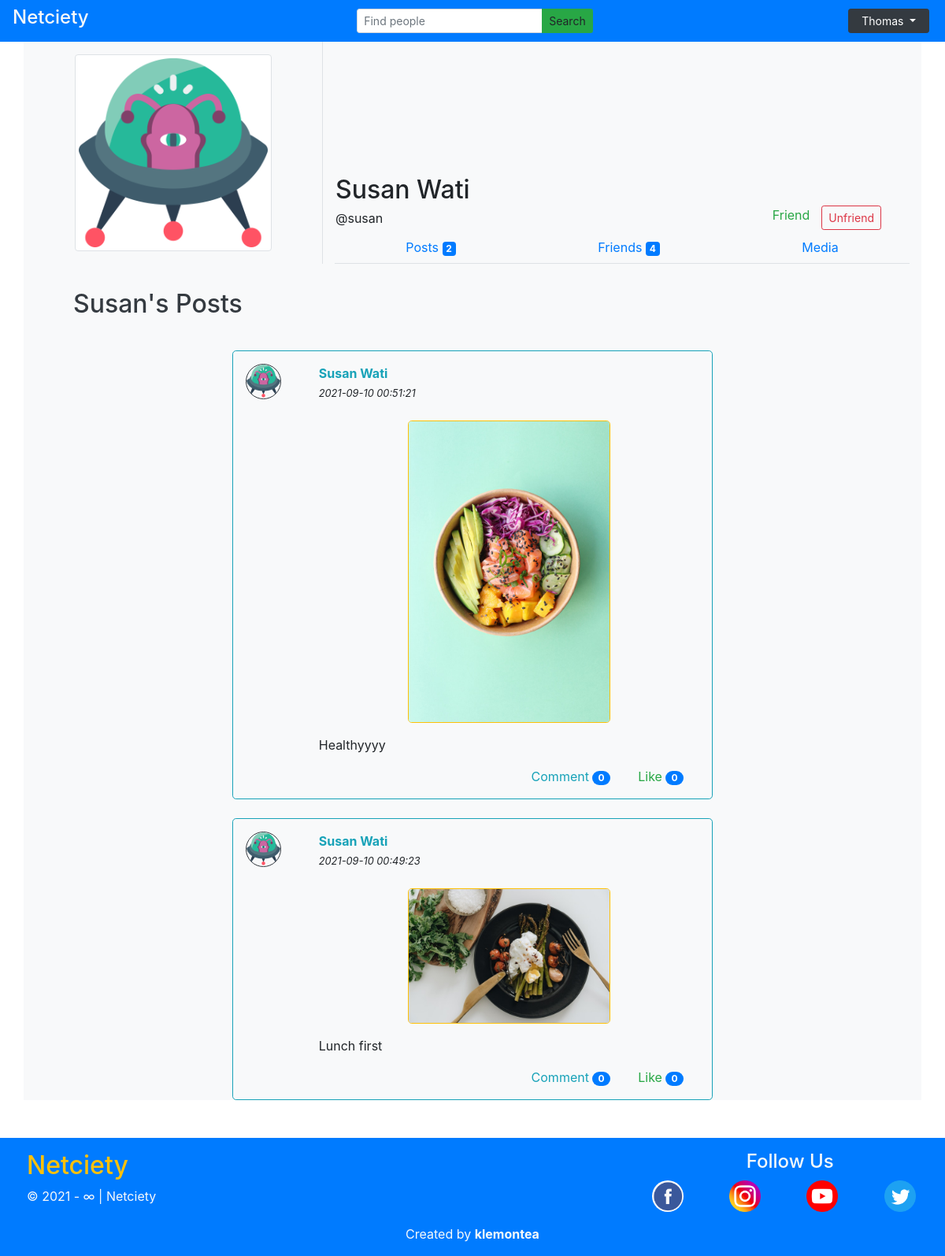
Page /members/Fprofiles?user=susan (signed in) on the committed database.
### tables this page shows
CREATE TABLE `member` (
  `member_id` int(11) NOT NULL,
  `username` varchar(255) NOT NULL,
  `member_fname` varchar(255) NOT NULL,
  `member_lname` varchar(255) NOT NULL,
  `member_email` varchar(255) NOT NULL,
  `member_password` varchar(255) NOT NULL,
  `member_profile_photo` varchar(255) NOT NULL,
  `member_total_friend` int(11) NOT NULL DEFAULT 0,
  `member_total_post` int(11) NOT NULL DEFAULT 0,
  `member_date_creation` date NOT NULL
);

CREATE TABLE `posts` (
  `post_id` int(11) NOT NULL,
  `post_user_id` int(11) NOT NULL COMMENT 'user_id is the author of this post!!',
  `post_content` text NOT NULL,
  `post_image` varchar(50) NOT NULL,
  `post_date` datetime NOT NULL,
  `post_comment_count` int(11) NOT NULL DEFAULT 0,
  `post_like_count` int(11) NOT NULL DEFAULT 0
);

### functions.php (called while the page is built, shortened)
<?php
function isLike($user_id, $post_id)
{
    global $connection;
    $query = "SELECT * FROM likes WHERE like_user_id = $user_id
                AND like_post_id = $post_id AND like_status = 'like'";
    $getQuery = mysqli_query($connection, $query);
    return (mysqli_num_rows($getQuery) > 0) ? true : false;
}
function getLikeCount($post_id)
{
    global $connection;
    $query = "SELECT post_like_count FROM posts WHERE post_id = $post_id";
    $getCount = mysqli_query($connection, $query);
    return mysqli_fetch_array($getCount)['post_like_count'];
}
function getCommentCount($post_id)
{
    global $connection;
    $query = "SELECT post_comment_count FROM posts WHERE post_id = $post_id";
    $getCount = mysqli_query($connection, $query);
    return mysqli_fetch_array($getCount)['post_comment_count'];
}
function getID($username)
{
    global $connection;
    $query = "SELECT * FROM member WHERE username = '$username'";
    $memberQuery = mysqli_query($connection, $query);
    $row = mysqli_fetch_array($memberQuery);
    return $row['member_id'];
}
function getFirstName2($username)
{
    global $connection;
    $query = "SELECT * FROM member WHERE username = '$username'";
    $memberQuery = mysqli_query($connection, $query);
    $row = mysqli_fetch_array($memberQuery);
    return $row['member_fname'];
}
function getLastName2($username)
{
    global $connection;
    $query = "SELECT * FROM member WHERE username = '$username'";
    $memberQuery = mysqli_query($connection, $query);
    $row = mysqli_fetch_array($memberQuery);
    return $row['member_lname'];
}
function getTotalFriend2($username)
{
    global $connection;
    $query = "SELECT * FROM member WHERE username = '$username'";
    $memberQuery = mysqli_query($connection, $query);
    $row = mysqli_fetch_array($memberQuery);
    return $row['member_total_friend'];
}
function getTotalPost2($username)
{
    global $connection;
    $query = "SELECT * FROM member WHERE username = '$username'";
    $memberQuery = mysqli_query($connection, $query);
    $row = mysqli_fetch_array($memberQuery);
    return $row['member_total_post'];
}
function usernameOrName($username, $fname, $lname)
{
    return $fname . " " . $lname;
}
function isFriend($self_id, $other_id)
{
    global $connection;
    $query = "SELECT * FROM friendrequest
        WHERE (sender_id = $self_id AND receiver_id = $other_id AND request_status = 'accept')
        OR (sender_id = $other_id AND receiver_id = $self_id AND request_status = 'accept')";
    $friendQuery = mysqli_query($connection, $query);
    return (mysqli_num_rows($friendQuery) == 1) ? true : false;
}

### members/Fprofiles/posts.php (the view, shortened to what this page needs)
<?php
$name = (empty($f_fname)) ? ucfirst($f_username) : ucfirst($f_fname);
?>
<div class="row">
    <h2 class='my-3 ml-5 text-dark'>
        <?php echo $name; ?>'s Posts
    </h2>
</div>
<div class="row">
    <?php
    if (!isFriend($self_id, $f_id)) {
        echo "<h5 class='text-secondary mx-auto my-5'>You are not his/her friend. Make a friend with " . $name . " to view their posts.</h5>";
    } else {
        $query = "SELECT * FROM posts WHERE post_user_id = $f_id ORDER BY post_id DESC";
        $getPosts = mysqli_query($connection, $query);
        if (mysqli_num_rows($getPosts) == 0) {
            echo "<h5>" . $name . " hasn't made any posts yet.</h5>";
        } else {
            while ($row = mysqli_fetch_array($getPosts)) {
                $post_id = $row['post_id'];
                $content = $row['post_content'];
                $image = $row['post_image'];
                $date = $row['post_date'];
    ?>
                <div class="media mt-4 p-3 border border-info rounded-lg mx-auto" style="width: 55%;">
                    <a class="mr-5" href="#">
                        <img src="../../images/memberphoto.png" alt="Member Profile Photo" class="border border-dark rounded-circle" style="width:45px; max-height:45px;">
                    </a>
                    <div class="media-body">
                        <p class="m-0">
                            <strong>
                                <a class="text-info text-decoration-none" href="">
                                    <?php echo usernameOrName($f_username, $f_fname, $f_lname); ?>
                                </a>
                            </strong>
                        </p>
                        <small><i><?php echo $date; ?></i></small>
                        <?php
                        if (!empty($image)) { ?>
                            <a href="../post.php?pid=<?php echo $post_id; ?>&prev=dash" class="text-decoration-none text-reset">
                                <div class="row mt-4">
                                    <img src='../images/<?php echo $image; ?>' alt='posted image' class='w-50 mx-auto border border-warning rounded-lg'>
                                </div>
                            </a>
                        <?php
                        }
                        ?>
                        <a href="../post.php?pid=<?php echo $post_id; ?>" class="text-decoration-none text-reset">
                            <p class="my-3"><?php echo $content; ?></p>
                        </a>
                        <a href="../post.php?pid=<?php echo $post_id; ?>" class="text-decoration-none">
                            <div class="row d-flex justify-content-end">
                                <div class="col-xl-3 px-0 text-right text-info">
                                    Comment
                                    <span class="badge badge-pill badge-primary">
                                        <?php echo getCommentCount($post_id); ?>
                                    </span>
                                </div>
                                <div class="col-xl-3 px-0 text-center">
                                    <?php
                                    echo (isLike($self_id, $post_id)) ? "<span class='text-danger'>Unlike</span>" : "<span class='text-success'>Like</span>";
                                    ?>
                                    <span class="badge badge-pill badge-primary">
                                        <?php echo getLikeCount($post_id); ?>
                                    </span>
                                </div>
                            </div>
                        </a>
                    </div>
                </div>
    <?php
            }
        }
    }
    ?>
</div>

### members/Fprofiles/index.php (shortened to what this page needs)
<?php include "../includes/header.php"; ?>
<?php
if (isset($_GET['user'])) {
    $self_id = $_SESSION['id'];
    if (isset($_GET['src'])) {
        $source = $_GET['src'];
    } else {
        $source = '';
    }
    $f_username = $_GET['user'];
    $f_id = getID($f_username);
    $f_fname = ucfirst(getFirstName2($f_username));
    $f_lname = ucfirst(getLastName2($f_username));
    $f_image = getImage($f_id);
    $f_countFriend = getTotalFriend2($f_username);
    $f_countPost = getTotalPost2($f_username);
} else {
    header("Location: ../index.php");
}
?>
<div class="container bg-light">
    <div class="row">
        <div class="col-4 border-right">
            <img src="<?php echo (empty($f_image)) ? "../../images/memberphoto.png" : "../images/$f_image"; ?>" alt="profile picture" class="img-thumbnail mx-auto d-block my-3 rounded" style="height:250px;">
        </div>
        <div class="col-8 d-flex flex-column justify-content-between">
            <div class="row mt-auto">
                <h2 class="mb-0 ml-3"><?php echo usernameOrName($f_username, $f_fname, $f_lname); ?></h2>
            </div>
            <div class="row d-flex">
                <div class="col-6 p-0">
                    <p class="ml-3 my-1">@<?php echo $f_username; ?></p>
                </div>
                <?php
                $query1 = "SELECT * FROM friendrequest
                        WHERE (sender_id = $self_id AND receiver_id = $f_id AND request_status = 'accept')
                        OR (sender_id = $f_id AND receiver_id = $self_id AND request_status = 'accept')";
                $getQuery1 = mysqli_query($connection, $query1);
                $query2 = "SELECT * FROM friendrequest
                        WHERE sender_id = $f_id AND receiver_id = $self_id AND request_status = 'pending'";
                $getQuery2 = mysqli_query($connection, $query2);
                $query3 = "SELECT * FROM friendrequest
                                WHERE sender_id = $self_id AND receiver_id = $f_id AND request_status = 'pending'";
                $getQuery3 = mysqli_query($connection, $query3);
                if (mysqli_num_rows($getQuery1) == 1) { ?>
                    <div class="col-4">
                        <p class='m-0 p-0 text-right text-success'>Friend</p>
                    </div>
                    <div class="col-2 p-0 m-0">
                        <a href="../friend_req.php?answer=unfriend&origin=<?php echo $self_id; ?>&target=<?php echo $f_id; ?>">
                            <button type="button" class="btn btn-sm btn-outline-danger">
                                Unfriend
                            </button>
                        </a>
                    </div>
                <?php } else if (mysqli_num_rows($getQuery2) == 1) { ?>
                    <div class="col-6 p-0 m-0 text-right">
                        <a href="../friend_req.php?answer=nr&origin=<?php echo $f_id; ?>&target=<?php echo $self_id; ?>">
                            <button type="button" class="btn btn-sm btn-outline-danger">
                                Decline Friend Request
                            </button>
                        </a>
                        <a href="../friend_req.php?answer=yr&origin=<?php echo $f_id; ?>&target=<?php echo $self_id; ?>">
                            <button type="button" class="btn btn-sm btn-outline-success">
                                Accept Friend Request
                            </button>
                        </a>
                    </div>
                <?php
                }
                ?>
            </div>
            <ul class="nav nav-tabs  d-flex justify-content-around">
                <li class="nav-item">
                    <a class="nav-link" href="index.php?src=posts&user=<?php echo $f_username; ?>">
                        Posts <span class="badge badge-primary"><?php echo (isFriend($self_id, $f_id)) ? $f_countPost : ""; ?></span>
                    </a>
                </li>
                <li class="nav-item">
                    <a class="nav-link" href="index.php?src=friends&user=<?php echo $f_username; ?>">
                        Friends <span class="badge badge-primary"><?php echo (isFriend($self_id, $f_id)) ? $f_countFriend : ""; ?></span>
                    </a>
                </li>
                <li class="nav-item">
                    <a class="nav-link" href="index.php?src=media&user=<?php echo $f_username; ?>">
                        Media
                    </a>
                </li>
            </ul>
        </div>
    </div>
    <div class="container mt-3">
        <?php
        switch ($source) {
            default:
                include "posts.php";
        }
        ?>
    </div>
</div>
<?php include "../includes/footer.php"; ?>

### rows in the picture
member: usernameOrName($f_username, $f_fname, $f_lname) "Susan Wati", member_total_post "2", member_total_friend "4", member_fname "Susan"
posts: post_date "2021-09-10 00:51:21", post_image (picture), post_content "Healthyyyy", getCommentCount($post_id) "0", getLikeCount($post_id) "0"
posts: post_date "2021-09-10 00:49:23", post_image (picture), post_content "Lunch first", getCommentCount($post_id) "0", getLikeCount($post_id) "0"

### other values in the picture
$_SESSION['fname'] "Thomas"
$f_username "susan"
